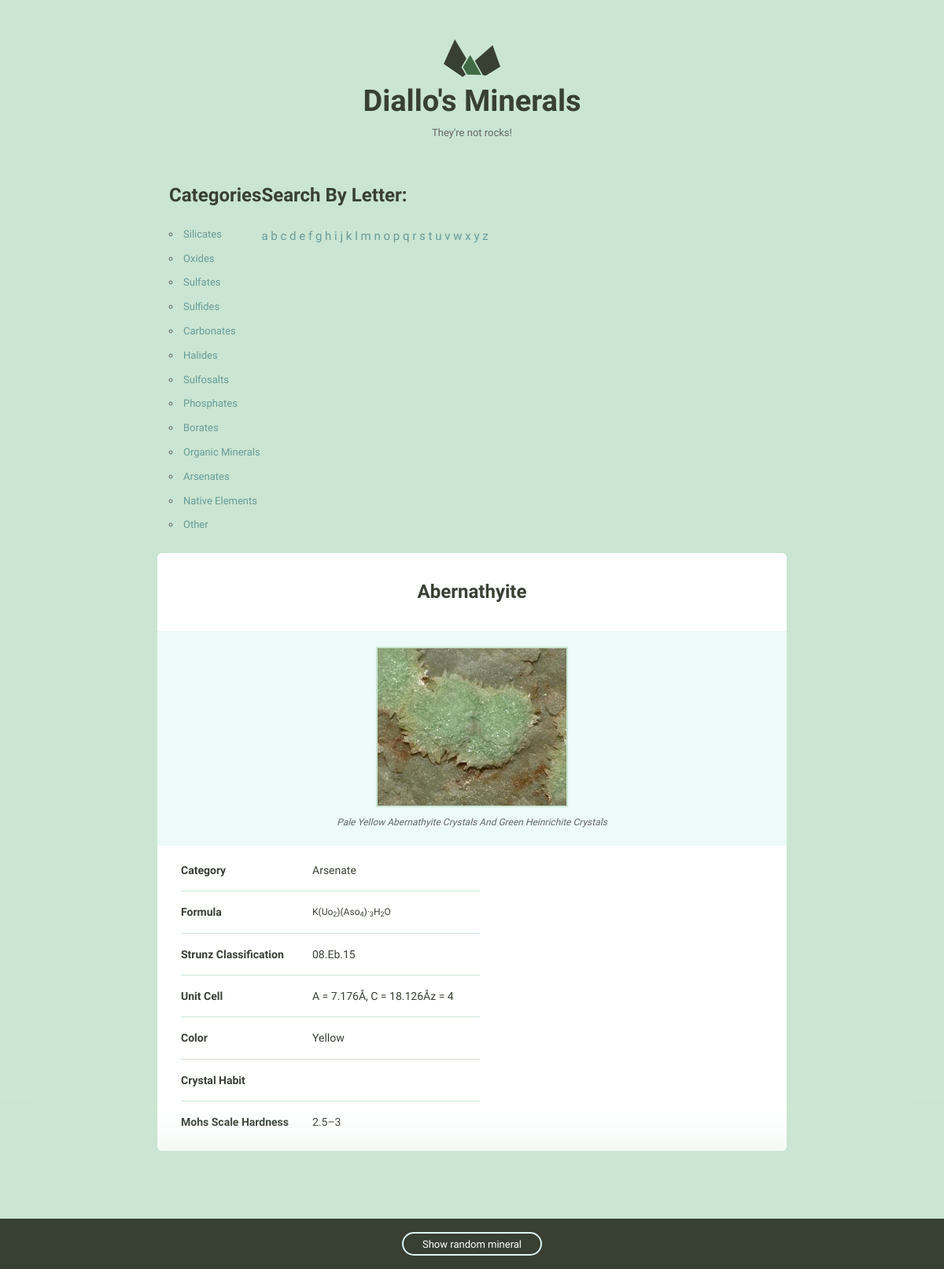
Page /2/ on the committed database.
### minerals/models.py (models this page shows, shortened)
class Mineral(models.Model):
    name = models.CharField(max_length=255)
    image_filename = models.CharField(max_length=255)
    image_caption = models.CharField(max_length=255, blank=True,
                                     default='', null=True)
    category = models.CharField(max_length=255, blank=True,
                                default='', null=True)
    formula = models.CharField(max_length=255, blank=True,
                               default='', null=True)
    strunz_classification = models.CharField(max_length=255, blank=True,
                                             default='', null=True)
    crystal_system = models.CharField(max_length=255, blank=True,
                                      default='', null=True)
    unit_cell = models.CharField(max_length=255, blank=True,
                                 default='', null=True)
    color = models.CharField(max_length=255, blank=True,
                             default='', null=True)
    crystal_symmetry = models.CharField(max_length=255, blank=True,
                                        default='', null=True)
    cleavage = models.CharField(max_length=255, blank=True,
                                default='', null=True)
    mohs_scale_hardness = models.CharField(max_length=255,
                                           blank=True, default='', null=True)
    luster = models.CharField(max_length=255, blank=True,
                              default='', null=True)
    streak = models.CharField(max_length=255, blank=True,
                              default='', null=True)
    diaphaneity = models.CharField(max_length=255, blank=True,
                                   default='', null=True)
    optical_properties = models.CharField(max_length=255, blank=True,
                                          default='', null=True)
    refractive_index = models.CharField(max_length=255, blank=True,
                                        default='', null=True)
    crystal_habit = models.CharField(max_length=255, blank=True,
                                     default='', null=True)
    specific_gravity = models.CharField(max_length=255, blank=True,
                                        default='', null=True)
    group = models.CharField(max_length=255, blank=True, default='', null=True)
    class Meta:
        ordering = ['name', ]

### minerals/views.py (the view)
# urls.py: url(r'^(?P<pk>\d+)/$', views.mineral_detail, name='detail'),
def mineral_detail(request, pk):
    mineral = get_object_or_404(Mineral, pk=pk)
    minerals = Mineral.objects.all()
    random_mineral = random.choice(minerals)
    return render(request, 'minerals/mineral_detail.html', {
        'mineral': mineral, 'random_mineral': random_mineral})

### minerals/templatetags/minerals_extras.py (called while the page is built)
@register.inclusion_tag('minerals/mineral_nav.html')
def nav_mineral_list():
    return {'groups': groups}

### minerals/templates/minerals/mineral_detail.html (shortened to what this page needs)
{% extends 'layout.html' %}
{% load static %}
{% block content %}
 <div class="grid-100 mineral__container">
      <h1 class="mineral__name">{{ mineral.name|title  }}</h1>
      <div class="mineral__image-bg">
        <img class="mineral__image" src="{% static 'minerals/img' %}/{{mineral.image_filename}}" alt="{{mineral.name|title }}">
        <p class="mineral__caption">{{ mineral.image_caption|title  }}</p>
      </div>
      <div class="mineral__table-container">
        <table class="mineral__table">
          <tr>
            <td class="mineral__category">Category</td>
            <td>{{ mineral.category|title  }}</td>
          </tr>
          <tr>
            <td class="mineral__category">Formula</td>
            <td class="mineral__formula">{{ mineral.formula|title|safe  }}</td>
          </tr>
          <tr>
            <td class="mineral__category">Strunz Classification</td>
            <td>{{ mineral.strunz_classification|title  }}</td>
          </tr>
          <tr>
            <td class="mineral__category">Unit Cell</td>
            <td>{{ mineral.unit_cell|title  }}</td>
          </tr>
          <tr>
            <td class="mineral__category">Color</td>
            <td>{{ mineral.color|title  }}</td>
          </tr>
          <tr>
            <td class="mineral__category">Crystal Habit</td>
            <td>{{ mineral.crystal_habit|title  }}</td>
          </tr>
          <tr>
            <td class="mineral__category">Mohs Scale Hardness</td>
            <td>{{ mineral.mohs_scale_hardness|title }}</td>
          </tr>
        </table>
      </div>
    </div>
{% endblock %}

### assets/css/global.css (style rules this page uses)
html { font-family: sans-serif; -ms-text-size-adjust: 100%; -webkit-text-size-adjust: 100%; }
body { margin: 0; }
h1 { font-size: 2em; margin: 0.67em 0; }
sub { font-size: 75%; line-height: 0; position: relative; vertical-align: baseline; bottom: -0.25em; }
img { border: 0; }
table { border-collapse: collapse; border-spacing: 0; }
td, th { padding: 0; }
html { font-size: 62.5%; }
body { background-color: #CAE5D2; font-size: 1.5em; line-height: 1.6; font-weight: 400; font-family: "Cousine"; color: #666; }
.grid, .grid-5, .grid-10, .grid-15, .grid-20, .grid-25, .grid-30, .grid-33, .grid-35, .grid-40, .grid-45, .grid-50, .grid-55, .grid-60, .grid-65, .grid-66, .grid-70, .grid-75, .grid-80, .grid-90, .grid-95, .grid-100 { float: left; box-sizing: border-box; position: relative; }
.grid-100 { width: 100%; padding: 0 15px; }
h1, h2, h3, h4, h5, h6 { margin-top: 0; margin-bottom: 2rem; font-weight: bold; font-family: "Work Sans", sans-serif; color: #384033; }
h1 { font-size: 3.8rem; }
@media (min-width: 550px) { h1 { font-size: 3.8rem; } }
p { margin-top: 0; font-size: 1.6rem; }
th, td { padding: 15px; text-align: left; border-bottom: 1px solid #e1e1e1; }
th:first-child, td:first-child { padding-left: 0; }
th:last-child, td:last-child { padding-right: 0; }
table, p, ul { margin-bottom: 2.5rem; }
.mineral__container { background-color: #fff; border-radius: 6px; list-style: none; padding: 0; text-align: center; }
.mineral__name { display: block; width: 100%; margin: 0; font-size: 24px; padding: 30px 0 30px 0; }
.mineral__image { display: block; margin: 0 auto; border: solid 2px #CAE5D2; }
.mineral__image-bg { background-color: #ecfaf8; padding: 20px 0; }
.mineral__caption { font-size: 12px; font-style: italic; padding: 10px 0 0 0; margin: 0; }
.mineral__table { font-size: 14px; color: #384033; }
.mineral__table td { border-color: #CAE5D2; }
.mineral__table tr:last-of-type td { border-bottom: none; padding-bottom: 0; }
.mineral__table-container { padding: 5px 30px 0; }
.mineral__category { font-weight: bold; width: 40%; }
.mineral__formula { font-size: 12px; }

### rows in the picture
Mineral: name "Abernathyite", image_filename (picture), image_caption "Pale Yellow Abernathyite Crystals And Green Heinrichite Crystals", category "Arsenate", formula "K(Uo 2 )(Aso 4 )· 3 H 2 O", strunz_classification "08.Eb.15", unit_cell "A = 7.176Å, C = 18.126Åz = 4", color "Yellow", mohs_scale_hardness "2.5–3"

### other values in the picture
{{ group }} "Silicates" "Oxides" "Sulfates" "Sulfides" "Carbonates" "Halides" "Sulfosalts" "Phosphates" "Borates" "Organic Minerals" "Arsenates" "Native Elements" "Other"
{{ letter }} "a" "b" "c" "d" "e" "f" "g" "h" "i" "j" "k" "l" "m" "n" "o" "p" "q" "r" "s" "t" "u" "v" "w" "x" "y" "z"
